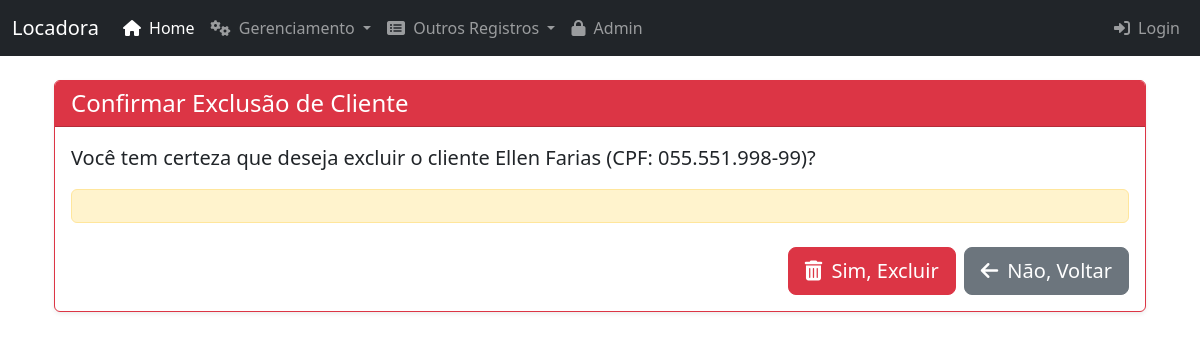
The app's page /clientes/1/excluir/ with its own data.
### core/models.py (models this page shows, shortened)
class Cliente(models.Model):
    id_cliente = models.AutoField(primary_key=True)
    nome = models.CharField(max_length=100)
    sobrenome = models.CharField(max_length=100)
    cpf = models.CharField(max_length=14, unique=True) # Formato "XXX.XXX.XXX-XX"
    data_nascimento = models.DateField(null=True, blank=True)
    email = models.EmailField(unique=True)
    telefone = models.CharField(max_length=20)
    endereco = models.CharField(max_length=255)
    num_cnh = models.CharField(max_length=20, unique=True, null=True, blank=True)
    data_val_cnh = models.DateField(null=True, blank=True)
    class Meta:
        verbose_name = "Cliente"
        verbose_name_plural = "Clientes"

### core/views.py (the view, shortened to what this page needs)
# urls.py: path('clientes/<int:pk>/excluir/', views.excluir_cliente, name='excluir_cliente'),
def excluir_cliente(request, pk):
    cliente = get_object_or_404(Cliente, pk=pk)
    return render(request, 'core/excluir_cliente.html', {'cliente': cliente})

### core/templates/core/excluir_cliente.html (shortened to what this page needs)
{% extends 'base.html' %}
{% block content %}
    <div class="card shadow-sm border-danger">
        <div class="card-header bg-danger text-white">
            <h1 class="h4 mb-0">Confirmar Exclusão de Cliente</h1>
        </div>
        <div class="card-body">
            <p class="lead">Você tem certeza que deseja excluir o cliente <strong>{{ cliente.nome }} {{ cliente.sobrenome }}</strong> (CPF: {{ cliente.cpf }})?</p>
            <div class="alert alert-warning" role="alert">
            </div>
            <form method="post">
                <div class="d-grid gap-2 d-md-flex justify-content-md-end mt-4">
                    <button type="submit" class="btn btn-danger btn-lg">
                        <i class="fas fa-trash-alt me-1"></i> Sim, Excluir
                    </button>
                    <a href="{% url 'detalhes_cliente' pk=cliente.pk %}" class="btn btn-secondary btn-lg">
                        <i class="fas fa-arrow-left me-1"></i> Não, Voltar
                    </a>
                </div>
            </form>
        </div>
    </div>
{% endblock %}

### records on screen
Cliente: nome "Ellen", sobrenome "Farias", cpf "055.551.998-99"
